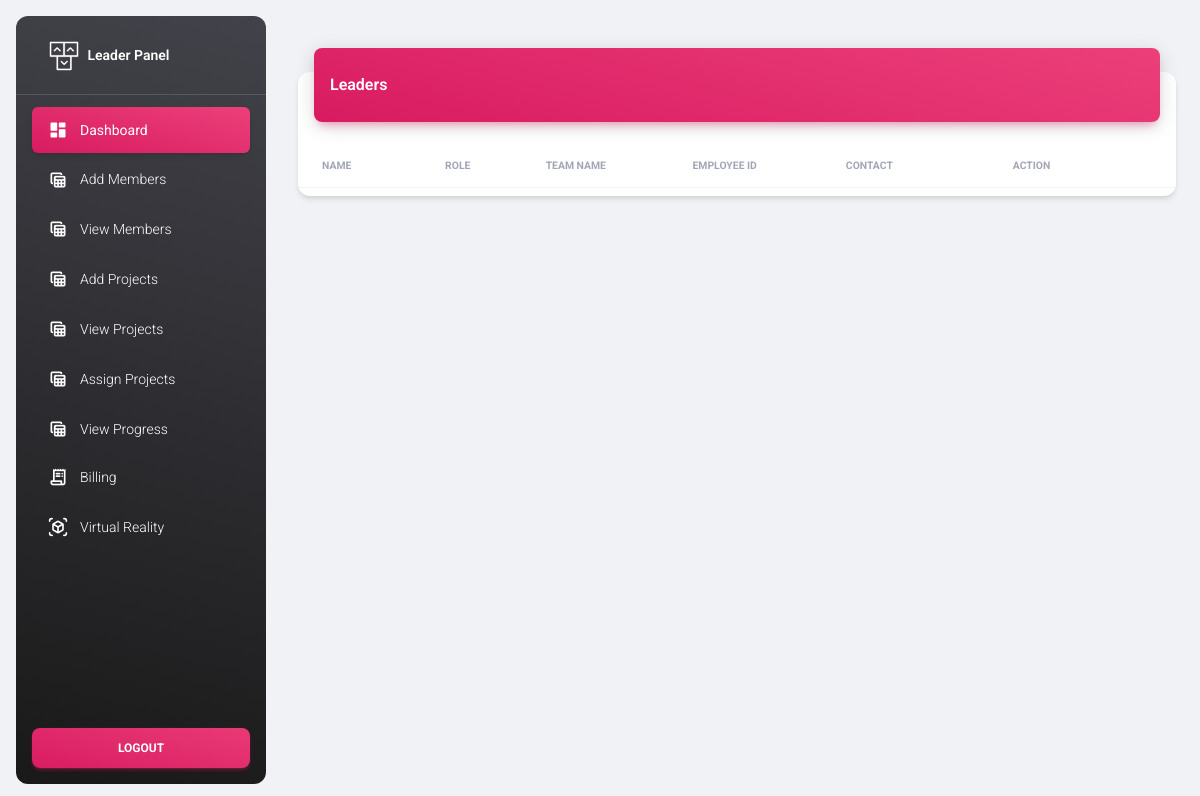
The page /view_members_leader (signed in) on the database as committed earlier.
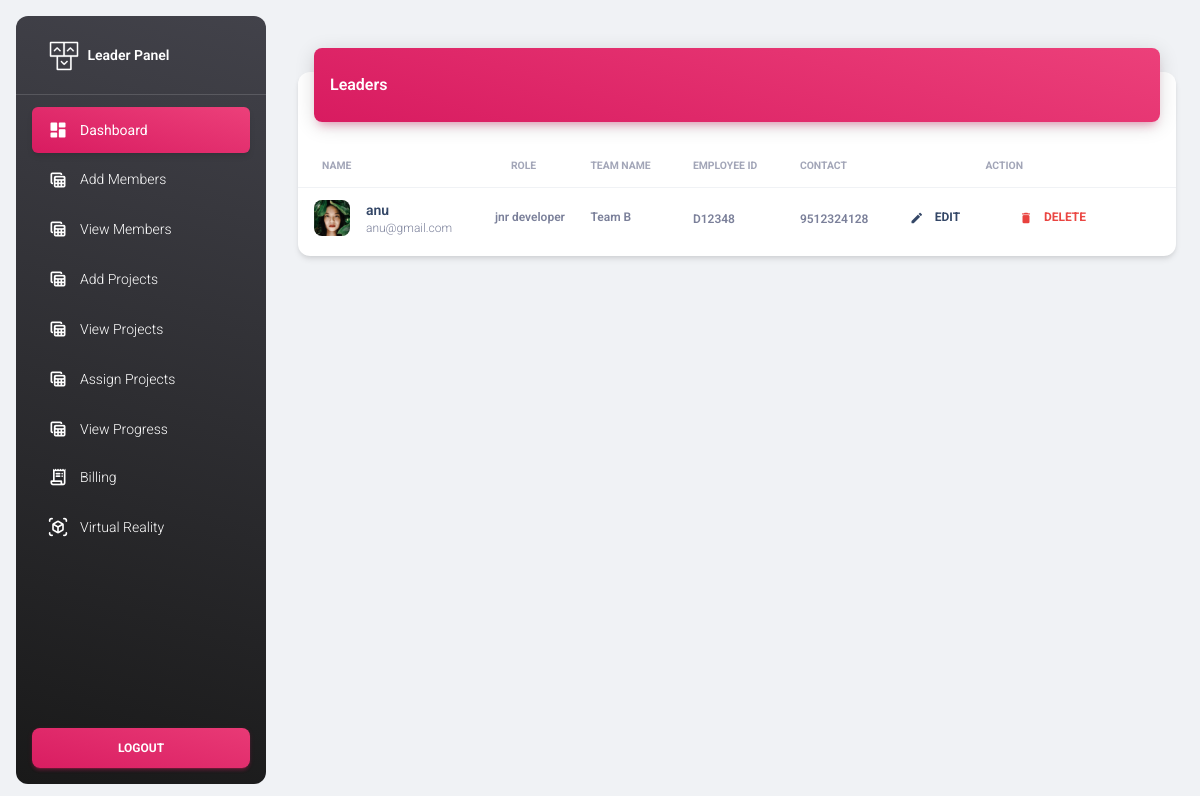
The same page on the database as committed later.
### myapp/models.py (models this page shows)
class Add_member(models.Model):
    name=models.CharField(max_length=25,null=True)
    job_name=models.CharField(max_length=25,null=True)
    employee_id=models.CharField(max_length=25,null=True)
    contact=models.CharField(max_length=25,null=True)
    email=models.EmailField(null=True)
    profile_picture=models.ImageField(null=True)
    leader_id=models.ForeignKey(Add_leader,on_delete=models.CASCADE,null=True)
    login_id=models.ForeignKey(Login_table,on_delete=models.CASCADE,null=True)

class Add_leader(models.Model):
    name=models.CharField(max_length=25,null=True)
    team_name=models.CharField(max_length=25,null=True)
    job_name=models.CharField(max_length=25,null=True)
    employee_id=models.CharField(max_length=25,null=True)
    contact=models.CharField(max_length=25,null=True)
    email=models.EmailField(null=True)
    profile_picture=models.ImageField(null=True)
    login_id=models.ForeignKey(Login_table,on_delete=models.CASCADE,null=True)

### myapp/views.py (the view)
# urls.py: path('view_members_leader',views.view_members_leader),
def view_members_leader(request):
    id=request.session['id']
    members=Add_member.objects.filter(leader_id=id)
    return render(request,"leader/view_members.html",{"members":members})

### template/leader/view_members.html (shortened to what this page needs)
{% extends 'leader/leader_base.html' %}
{% block content %}
<div class="container-fluid py-4">
    <div class="row">
      <div class="col-12">
        <div class="card my-4">
          <div class="card-header p-0 position-relative mt-n4 mx-3 z-index-2">
            <div class="bg-gradient-primary shadow-primary border-radius-lg pt-4 pb-3">
              <h6 class="text-white text-capitalize ps-3">Leaders</h6>
            </div>
          </div>
          <div class="card-body px-0 pb-2">
            <div class="table-responsive p-0">
              <table class="table align-items-center mb-0">
                <thead>
                  <tr>
                    <th class="text-uppercase text-secondary text-xxs font-weight-bolder opacity-7">Name</th>
                    <th class="text-uppercase text-secondary text-xxs font-weight-bolder opacity-7">Role</th>
                    <th class="text-uppercase text-secondary text-xxs font-weight-bolder opacity-7 ps-2">Team Name</th>
                    <th class="text-uppercase text-secondary text-xxs font-weight-bolder opacity-7 ps-2">Employee ID</th>
                    <th class="text-uppercase text-secondary text-xxs font-weight-bolder opacity-7 ps-2">Contact</th>
                    <th colspan="2" class="text-center text-uppercase text-secondary text-xxs font-weight-bolder opacity-7">Action</th>
                    <th class="text-secondary opacity-7"></th>
                  </tr>
                </thead>
                <tbody>
                    {% for m in members %}
                  <tr>
                    <td>
                      <div class="d-flex px-2 py-1">
                        <div>
                          <img src="../static/media/{{m.profile_picture}}" class="avatar avatar-sm me-3 border-radius-lg" alt="user1">
                        </div>
                        <div class="d-flex flex-column justify-content-center">
                          <h6 class="mb-0 text-sm">{{m.name}}</h6>
                          <p class="text-xs text-secondary mb-0">{{m.email}}</p>
                        </div>
                      </div>
                    </td>
                    <td>
                      <p class="text-xs font-weight-bold mb-0">{{m.job_name}}</p>
                    </td>
                    <td>
                      <p class="text-xs font-weight-bold mb-0">{{m.leader_id.team_name}}</p>
                    </td>
                    <td class="align text">
                      <span class="text-secondary text-xs font-weight-bold">{{m.employee_id}}</span>
                    </td>
                    <td class="align text">
                      <span class="text-secondary text-xs font-weight-bold">{{m.contact}}</span>
                    </td>
                    <td class="align">
                        <a class="btn btn-link text-dark px-3 mb-0" href="/update_member_leader?id={{m.id}}">
                            <i class="material-icons text-sm me-2">edit</i>
                            Edit
                        </a>
                    </td>
                    <td class="align">
                        <a href="/delete_member_leader?id={{m.id}}" class="btn btn-link text-danger text-gradient px-3 mb-0">
                          <i class="material-icons text-sm me-2">delete</i>
                          Delete
                        </a>
                      </td>
                  </tr>
                  {% endfor %}
                </tbody>
              </table>
            </div>
          </div>
        </div>
      </div>
    </div>
  </div>
{% endblock %}

Rows that differ between the two databases and show on the page:
added Add_member: profile_picture (picture), name "anu", email "anu@gmail.com", job_name "jnr developer", leader_id.team_name "Team B", employee_id "D12348", contact "9512324128"
